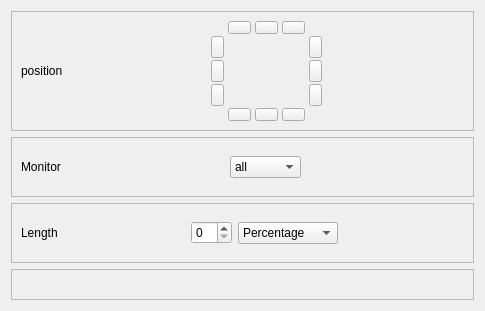
                  <widget class="QWidget" name="scrollAreaWidgetContents">
                   <property name="geometry">
                    <rect>
                     <x>0</x>
                     <y>0</y>
                     <width>485</width>
                     <height>311</height>
                    </rect>
                   </property>
                   <layout class="QVBoxLayout" name="verticalLayout_6">
                    <item>
                     <widget class="QFrame" name="frame_2">
                      <property name="minimumSize">
                       <size>
                        <width>0</width>
                        <height>100</height>
                       </size>
                      </property>
                      <property name="frameShape">
                       <enum>QFrame::StyledPanel</enum>
                      </property>
                      <property name="frameShadow">
                       <enum>QFrame::Raised</enum>
                      </property>
                      <layout class="QGridLayout" name="gridLayout_8">
                       <item row="0" column="0" alignment="Qt::AlignLeft">
                        <widget class="QLabel" name="label_2">
                         <property name="minimumSize">
                          <size>
                           <width>0</width>
                           <height>0</height>
                          </size>
                         </property>
                         <property name="maximumSize">
                          <size>
                           <width>16777215</width>
                           <height>16777215</height>
                          </size>
                         </property>
                         <property name="text">
                          <string>position</string>
                         </property>
                        </widget>
                       </item>
                       <item row="0" column="3">
                        <spacer name="horizontalSpacer">
                         <property name="orientation">
                          <enum>Qt::Horizontal</enum>
                         </property>
                         <property name="sizeHint" stdset="0">
                          <size>
                           <width>10</width>
                           <height>20</height>
                          </size>
                         </property>
                        </spacer>
                       </item>
                       <item row="0" column="2">
                        <widget class="QFrame" name="frame_9">
                         <property name="minimumSize">
                          <size>
                           <width>115</width>
                           <height>100</height>
                          </size>
                         </property>
                         <property name="maximumSize">
                          <size>
                           <width>130</width>
                           <height>122</height>
                          </size>
                         </property>
                         <property name="frameShape">
                          <enum>QFrame::NoFrame</enum>
                         </property>
                         <property name="frameShadow">
                          <enum>QFrame::Raised</enum>
                         </property>
                         <property name="lineWidth">
                          <number>0</number>
                         </property>
                         <layout class="QGridLayout" name="gridLayout_7" columnstretch="0,0,0,0,0">
                          <property name="leftMargin">
                           <number>0</number>
                          </property>
                          <property name="topMargin">
                           <number>0</number>
                          </property>
                          <property name="rightMargin">
                           <number>0</number>
                          </property>
                          <property name="bottomMargin">
                           <number>0</number>
                          </property>
                          <property name="spacing">
                           <number>2</number>
                          </property>
                          <item row="1" column="4">
                           <widget class="QPushButton" name="pushButton_4">
                            <property name="minimumSize">
                             <size>
                              <width>13</width>
                              <height>0</height>
                             </size>
                            </property>
                            <property name="maximumSize">
                             <size>
                              <width>13</width>
                              <height>16777215</height>
                             </size>
                            </property>
                            <property name="text">
                             <string/>
                            </property>
                           </widget>
                          </item>
                          <item row="4" column="1">
                           <widget class="QPushButton" name="pushButton_9">
                            <property name="maximumSize">
                             <size>
                              <width>23</width>
                              <height>13</height>
                             </size>
                            </property>
                            <property name="text">
                             <string/>
                            </property>
                           </widget>
                          </item>
                          <item row="4" column="2">
                           <widget class="QPushButton" name="pushButton_2">
                            <property name="maximumSize">
                             <size>
                              <width>23</width>
                              <height>13</height>
                             </size>
                            </property>
                            <property name="text">
                             <string/>
                            </property>
                           </widget>
                          </item>
                          <item row="3" column="4">
                           <widget class="QPushButton" name="pushButton_16">
                            <property name="minimumSize">
                             <size>
                              <width>13</width>
                              <height>0</height>
                             </size>
                            </property>
                            <property name="maximumSize">
                             <size>
                              <width>13</width>
                              <height>16777215</height>
                             </size>
                            </property>
                            <property name="text">
                             <string/>
                            </property>
                           </widget>
                          </item>
                          <item row="0" column="3">
                           <widget class="QPushButton" name="pushButton_7">
                            <property name="maximumSize">
                             <size>
                              <width>23</width>
                              <height>13</height>
                             </size>
                            </property>
                            <property name="text">
                             <string/>
                            </property>
                           </widget>
                          </item>
                          <item row="0" column="2">
                           <widget class="QPushButton" name="pushButton_8">
                            <property name="maximumSize">
                             <size>
                              <width>23</width>
                              <height>13</height>
                             </size>
                            </property>
                            <property name="text">
                             <string/>
                            </property>
                           </widget>
                          </item>
                          <item row="4" column="3">
                           <widget class="QPushButton" name="pushButton_3">
                            <property name="maximumSize">
                             <size>
                              <width>23</width>
                              <height>13</height>
                             </size>
                            </property>
                            <property name="text">
                             <string/>
                            </property>
                           </widget>
                          </item>
                          <item row="2" column="4">
                           <widget class="QPushButton" name="pushButton_5">
                            <property name="minimumSize">
                             <size>
                              <width>13</width>
                              <height>0</height>
                             </size>
                            </property>
                            <property name="maximumSize">
                             <size>
                              <width>13</width>
                              <height>16777215</height>
                             </size>
                            </property>
                            <property name="text">
                             <string/>
                            </property>
                           </widget>
                          </item>
                          <item row="3" column="0">
                           <widget class="QPushButton" name="pushButton_15">
                            <property name="minimumSize">
                             <size>
                              <width>13</width>
                              <height>0</height>
                             </size>
                            </property>
                            <property name="maximumSize">
                             <size>
                              <width>13</width>
                              <height>16777215</height>
                             </size>
                            </property>
                            <property name="text">
                             <string/>
                            </property>
                           </widget>
                          </item>
                          <item row="2" column="0">
                           <widget class="QPushButton" name="pushButton_14">
                            <property name="minimumSize">
                             <size>
                              <width>13</width>
                              <height>0</height>
                             </size>
                            </property>
                            <property name="maximumSize">
                             <size>
                              <width>13</width>
                              <height>16777215</height>
                             </size>
                            </property>
                            <property name="text">
                             <string/>
                            </property>
                           </widget>
                          </item>
                          <item row="0" column="1">
                           <widget class="QPushButton" name="pushButton_10">
                            <property name="maximumSize">
                             <size>
                              <width>23</width>
                              <height>13</height>
                             </size>
                            </property>
                            <property name="text">
                             <string/>
                            </property>
                           </widget>
                          </item>
                          <item row="1" column="0">
                           <widget class="QPushButton" name="pushButton_13">
                            <property name="minimumSize">
                             <size>
                              <width>13</width>
                              <height>0</height>
                             </size>
                            </property>
                            <property name="maximumSize">
                             <size>
                              <width>13</width>
                              <height>16777215</height>
                             </size>
                            </property>
                            <property name="text">
                             <string/>
                            </property>
                           </widget>
                          </item>
                         </layout>
                        </widget>
                       </item>
                       <item row="0" column="1">
                        <spacer name="horizontalSpacer_2">
                         <property name="orientation">
                          <enum>Qt::Horizontal</enum>
                         </property>
                         <property name="sizeHint" stdset="0">
                          <size>
                           <width>40</width>
                           <height>20</height>
                          </size>
                         </property>
                        </spacer>
                       </item>
                      </layout>
                     </widget>
                    </item>
                    <item>
                     <widget class="QFrame" name="frame_3">
                      <property name="minimumSize">
                       <size>
                        <width>0</width>
                        <height>60</height>
                       </size>
                      </property>
                      <property name="maximumSize">
                       <size>
                        <width>16777215</width>
                        <height>60</height>
                       </size>
                      </property>
                      <property name="frameShape">
                       <enum>QFrame::StyledPanel</enum>
                      </property>
                      <property name="frameShadow">
                       <enum>QFrame::Raised</enum>
                      </property>
                      <layout class="QHBoxLayout" name="horizontalLayout_5">
                       <item>
                        <widget class="QLabel" name="label_3">
                         <property name="text">
                          <string>Monitor</string>
                         </property>
                        </widget>
                       </item>
                       <item>
                        <spacer name="horizontalSpacer_3">
                         <property name="orientation">
                          <enum>Qt::Horizontal</enum>
                         </property>
                         <property name="sizeHint" stdset="0">
                          <size>
                           <width>149</width>
                           <height>20</height>
                          </size>
                         </property>
                        </spacer>
                       </item>
                       <item>
                        <widget class="QComboBox" name="comboBox">
                         <item>
                          <property name="text">
                           <string>all</string>
                          </property>
                         </item>
                         <item>
                          <property name="text">
                           <string>primary</string>
                          </property>
                         </item>
                        </widget>
                       </item>
                       <item>
                        <spacer name="horizontalSpacer_4">
                         <property name="orientation">
                          <enum>Qt::Horizontal</enum>
                         </property>
                         <property name="sizeHint" stdset="0">
                          <size>
                           <width>149</width>
                           <height>20</height>
                          </size>
                         </property>
                        </spacer>
                       </item>
                      </layout>
                     </widget>
                    </item>
                    <item>
                     <widget class="QFrame" name="frame_4">
                      <property name="minimumSize">
                       <size>
                        <width>0</width>
                        <height>60</height>
                       </size>
                      </property>
                      <property name="maximumSize">
                       <size>
                        <width>16777215</width>
                        <height>60</height>
                       </size>
                      </property>
                      <property name="frameShape">
                       <enum>QFrame::StyledPanel</enum>
                      </property>
                      <property name="frameShadow">
                       <enum>QFrame::Raised</enum>
                      </property>
                      <layout class="QHBoxLayout" name="horizontalLayout_6">
                       <item>
                        <widget class="QLabel" name="label_4">
                         <property name="text">
                          <string>Length</string>
                         </property>
                        </widget>
                       </item>
                       <item>
                        <spacer name="horizontalSpacer_5">
                         <property name="orientation">
                          <enum>Qt::Horizontal</enum>
                         </property>
                         <property name="sizeHint" stdset="0">
                          <size>
                           <width>114</width>
                           <height>20</height>
                          </size>
                         </property>
                        </spacer>
                       </item>
                       <item>
                        <widget class="QSpinBox" name="spinBox"/>
                       </item>
                       <item>
                        <widget class="QComboBox" name="comboBox_2">
                         <property name="minimumSize">
                          <size>
                           <width>100</width>
                           <height>0</height>
                          </size>
                         </property>
                         <item>
                          <property name="text">
                           <string>Percentage</string>
                          </property>
                         </item>
                         <item>
                          <property name="text">
                           <string>Pixels</string>
                          </property>
                         </item>
                        </widget>
                       </item>
                       <item>
                        <spacer name="horizontalSpacer_6">
                         <property name="orientation">
                          <enum>Qt::Horizontal</enum>
                         </property>
                         <property name="sizeHint" stdset="0">
                          <size>
                           <width>114</width>
                           <height>20</height>
                          </size>
                         </property>
                        </spacer>
                       </item>
                      </layout>
                     </widget>
                    </item>
                    <item>
                     <widget class="QFrame" name="frame_5">
                      <property name="frameShape">
                       <enum>QFrame::StyledPanel</enum>
                      </property>
                      <property name="frameShadow">
                       <enum>QFrame::Raised</enum>
                      </property>
                     </widget>
                    </item>
                   </layout>
                  </widget>
